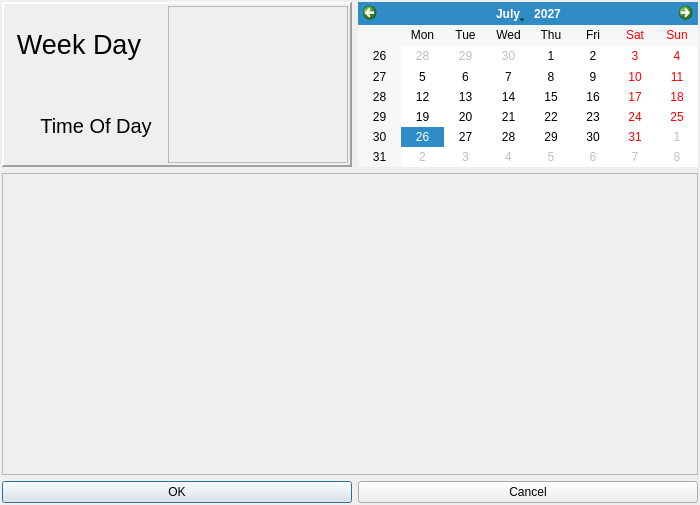
<?xml version="1.0" encoding="UTF-8"?>
<ui version="4.0">
 <class>AttendanceClass</class>
 <widget class="QDialog" name="AttendanceClass">
  <property name="geometry">
   <rect>
    <x>0</x>
    <y>0</y>
    <width>700</width>
    <height>505</height>
   </rect>
  </property>
  <property name="sizePolicy">
   <sizepolicy hsizetype="Expanding" vsizetype="Expanding">
    <horstretch>0</horstretch>
    <verstretch>0</verstretch>
   </sizepolicy>
  </property>
  <property name="minimumSize">
   <size>
    <width>700</width>
    <height>505</height>
   </size>
  </property>
  <property name="windowTitle">
   <string>Attendance</string>
  </property>
  <layout class="QGridLayout" name="gridLayout_3">
   <property name="sizeConstraint">
    <enum>QLayout::SizeConstraint::SetDefaultConstraint</enum>
   </property>
   <property name="leftMargin">
    <number>2</number>
   </property>
   <property name="topMargin">
    <number>2</number>
   </property>
   <property name="rightMargin">
    <number>2</number>
   </property>
   <property name="bottomMargin">
    <number>2</number>
   </property>
   <item row="1" column="0" colspan="2">
    <widget class="QScrollArea" name="children_scroll">
     <property name="sizePolicy">
      <sizepolicy hsizetype="Expanding" vsizetype="Expanding">
       <horstretch>2</horstretch>
       <verstretch>2</verstretch>
      </sizepolicy>
     </property>
     <property name="minimumSize">
      <size>
       <width>0</width>
       <height>300</height>
      </size>
     </property>
     <property name="widgetResizable">
      <bool>true</bool>
     </property>
     <widget class="QWidget" name="children_scroll_contents">
      <property name="geometry">
       <rect>
        <x>0</x>
        <y>0</y>
        <width>694</width>
        <height>298</height>
       </rect>
      </property>
      <layout class="QGridLayout" name="gridLayout_2">
       <property name="sizeConstraint">
        <enum>QLayout::SizeConstraint::SetDefaultConstraint</enum>
       </property>
       <property name="leftMargin">
        <number>0</number>
       </property>
       <property name="topMargin">
        <number>0</number>
       </property>
       <property name="rightMargin">
        <number>0</number>
       </property>
       <property name="bottomMargin">
        <number>0</number>
       </property>
      </layout>
     </widget>
    </widget>
   </item>
   <item row="0" column="1">
    <widget class="QCalendarWidget" name="calendarWidget">
     <property name="sizePolicy">
      <sizepolicy hsizetype="Expanding" vsizetype="Fixed">
       <horstretch>1</horstretch>
       <verstretch>1</verstretch>
      </sizepolicy>
     </property>
     <property name="minimumSize">
      <size>
       <width>0</width>
       <height>165</height>
      </size>
     </property>
     <property name="selectedDate">
      <date>
       <year>2027</year>
       <month>7</month>
       <day>26</day>
      </date>
     </property>
     <property name="gridVisible">
      <bool>false</bool>
     </property>
     <property name="selectionMode">
      <enum>QCalendarWidget::SelectionMode::SingleSelection</enum>
     </property>
     <property name="horizontalHeaderFormat">
      <enum>QCalendarWidget::HorizontalHeaderFormat::ShortDayNames</enum>
     </property>
     <property name="verticalHeaderFormat">
      <enum>QCalendarWidget::VerticalHeaderFormat::ISOWeekNumbers</enum>
     </property>
     <property name="navigationBarVisible">
      <bool>true</bool>
     </property>
     <property name="dateEditEnabled">
      <bool>true</bool>
     </property>
    </widget>
   </item>
   <item row="0" column="0">
    <widget class="QFrame" name="header">
     <property name="sizePolicy">
      <sizepolicy hsizetype="MinimumExpanding" vsizetype="Fixed">
       <horstretch>2</horstretch>
       <verstretch>1</verstretch>
      </sizepolicy>
     </property>
     <property name="minimumSize">
      <size>
       <width>350</width>
       <height>165</height>
      </size>
     </property>
     <property name="frameShape">
      <enum>QFrame::Shape::Panel</enum>
     </property>
     <property name="frameShadow">
      <enum>QFrame::Shadow::Raised</enum>
     </property>
     <property name="lineWidth">
      <number>2</number>
     </property>
     <layout class="QGridLayout" name="gridLayout">
      <property name="leftMargin">
       <number>2</number>
      </property>
      <property name="topMargin">
       <number>2</number>
      </property>
      <property name="rightMargin">
       <number>2</number>
      </property>
      <property name="bottomMargin">
       <number>2</number>
      </property>
      <item row="1" column="0">
       <spacer name="verticalSpacer_2">
        <property name="orientation">
         <enum>Qt::Orientation::Vertical</enum>
        </property>
        <property name="sizeType">
         <enum>QSizePolicy::Policy::Minimum</enum>
        </property>
        <property name="sizeHint" stdset="0">
         <size>
          <width>10</width>
          <height>60</height>
         </size>
        </property>
       </spacer>
      </item>
      <item row="0" column="2" rowspan="2">
       <spacer name="verticalSpacer">
        <property name="orientation">
         <enum>Qt::Orientation::Vertical</enum>
        </property>
        <property name="sizeType">
         <enum>QSizePolicy::Policy::Minimum</enum>
        </property>
        <property name="sizeHint" stdset="0">
         <size>
          <width>10</width>
          <height>40</height>
         </size>
        </property>
       </spacer>
      </item>
      <item row="0" column="3" rowspan="2" colspan="2">
       <widget class="QScrollArea" name="employees_scroll">
        <property name="sizePolicy">
         <sizepolicy hsizetype="Expanding" vsizetype="Expanding">
          <horstretch>2</horstretch>
          <verstretch>0</verstretch>
         </sizepolicy>
        </property>
        <property name="minimumSize">
         <size>
          <width>180</width>
          <height>0</height>
         </size>
        </property>
        <property name="widgetResizable">
         <bool>true</bool>
        </property>
        <widget class="QWidget" name="employees_scroll_contents">
         <property name="geometry">
          <rect>
           <x>0</x>
           <y>0</y>
           <width>178</width>
           <height>155</height>
          </rect>
         </property>
         <layout class="QVBoxLayout" name="verticalLayout"/>
        </widget>
       </widget>
      </item>
      <item row="1" column="1">
       <widget class="QLabel" name="timeofday">
        <property name="sizePolicy">
         <sizepolicy hsizetype="Expanding" vsizetype="Preferred">
          <horstretch>1</horstretch>
          <verstretch>0</verstretch>
         </sizepolicy>
        </property>
        <property name="font">
         <font>
          <pointsize>15</pointsize>
         </font>
        </property>
        <property name="text">
         <string>Time Of Day</string>
        </property>
        <property name="alignment">
         <set>Qt::AlignmentFlag::AlignCenter</set>
        </property>
       </widget>
      </item>
      <item row="0" column="0" colspan="2">
       <widget class="QLabel" name="weekday">
        <property name="sizePolicy">
         <sizepolicy hsizetype="Expanding" vsizetype="Preferred">
          <horstretch>1</horstretch>
          <verstretch>0</verstretch>
         </sizepolicy>
        </property>
        <property name="font">
         <font>
          <pointsize>20</pointsize>
         </font>
        </property>
        <property name="text">
         <string>Week Day</string>
        </property>
        <property name="textFormat">
         <enum>Qt::TextFormat::AutoText</enum>
        </property>
        <property name="alignment">
         <set>Qt::AlignmentFlag::AlignCenter</set>
        </property>
       </widget>
      </item>
     </layout>
    </widget>
   </item>
   <item row="2" column="0">
    <widget class="QPushButton" name="accept_button">
     <property name="sizePolicy">
      <sizepolicy hsizetype="Expanding" vsizetype="Fixed">
       <horstretch>2</horstretch>
       <verstretch>0</verstretch>
      </sizepolicy>
     </property>
     <property name="text">
      <string>OK</string>
     </property>
    </widget>
   </item>
   <item row="2" column="1">
    <widget class="QPushButton" name="cancel_button">
     <property name="sizePolicy">
      <sizepolicy hsizetype="Expanding" vsizetype="Fixed">
       <horstretch>1</horstretch>
       <verstretch>0</verstretch>
      </sizepolicy>
     </property>
     <property name="text">
      <string>Cancel</string>
     </property>
    </widget>
   </item>
  </layout>
 </widget>
 <layoutdefault spacing="6" margin="11"/>
 <resources/>
 <connections>
  <connection>
   <sender>accept_button</sender>
   <signal>clicked()</signal>
   <receiver>AttendanceClass</receiver>
   <slot>accept()</slot>
   <hints>
    <hint type="sourcelabel">
     <x>161</x>
     <y>460</y>
    </hint>
    <hint type="destinationlabel">
     <x>324</x>
     <y>237</y>
    </hint>
   </hints>
  </connection>
  <connection>
   <sender>cancel_button</sender>
   <signal>clicked()</signal>
   <receiver>AttendanceClass</receiver>
   <slot>reject()</slot>
   <hints>
    <hint type="sourcelabel">
     <x>487</x>
     <y>460</y>
    </hint>
    <hint type="destinationlabel">
     <x>324</x>
     <y>237</y>
    </hint>
   </hints>
  </connection>
 </connections>
</ui>
